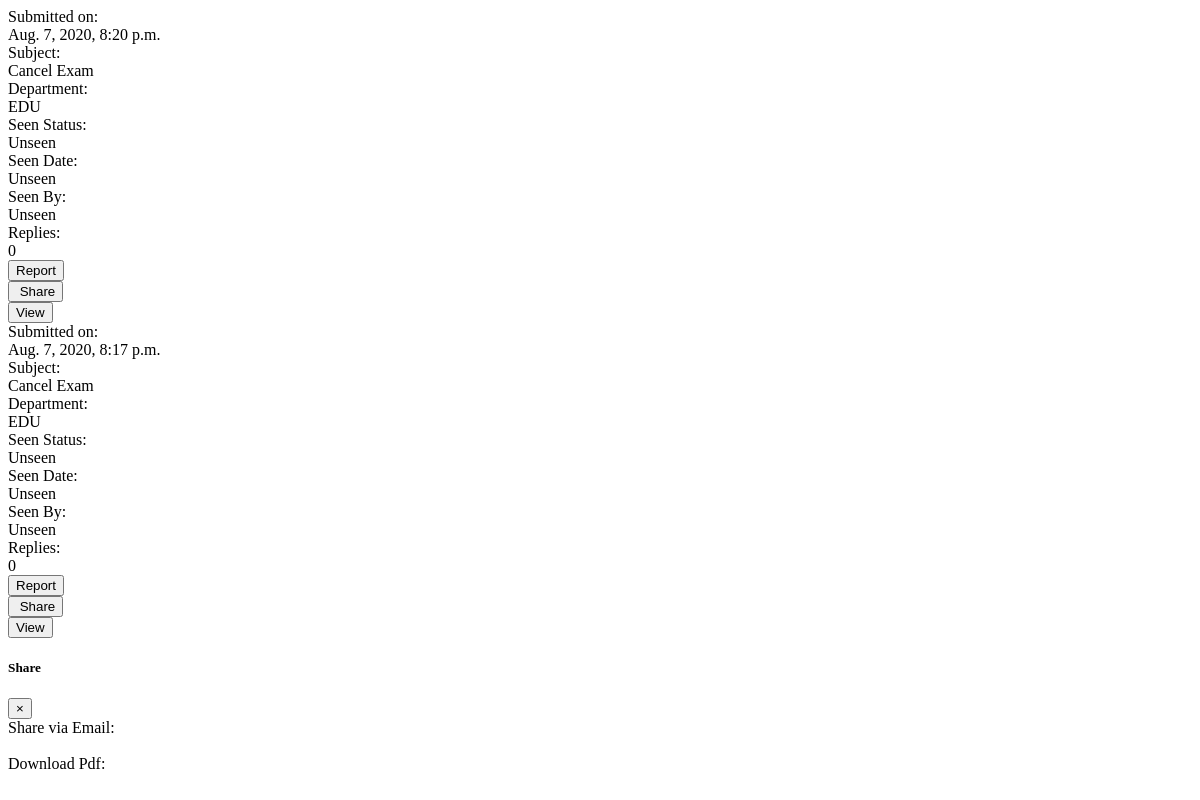
/complains/ (signed in), run on an earlier commit of the app's database.
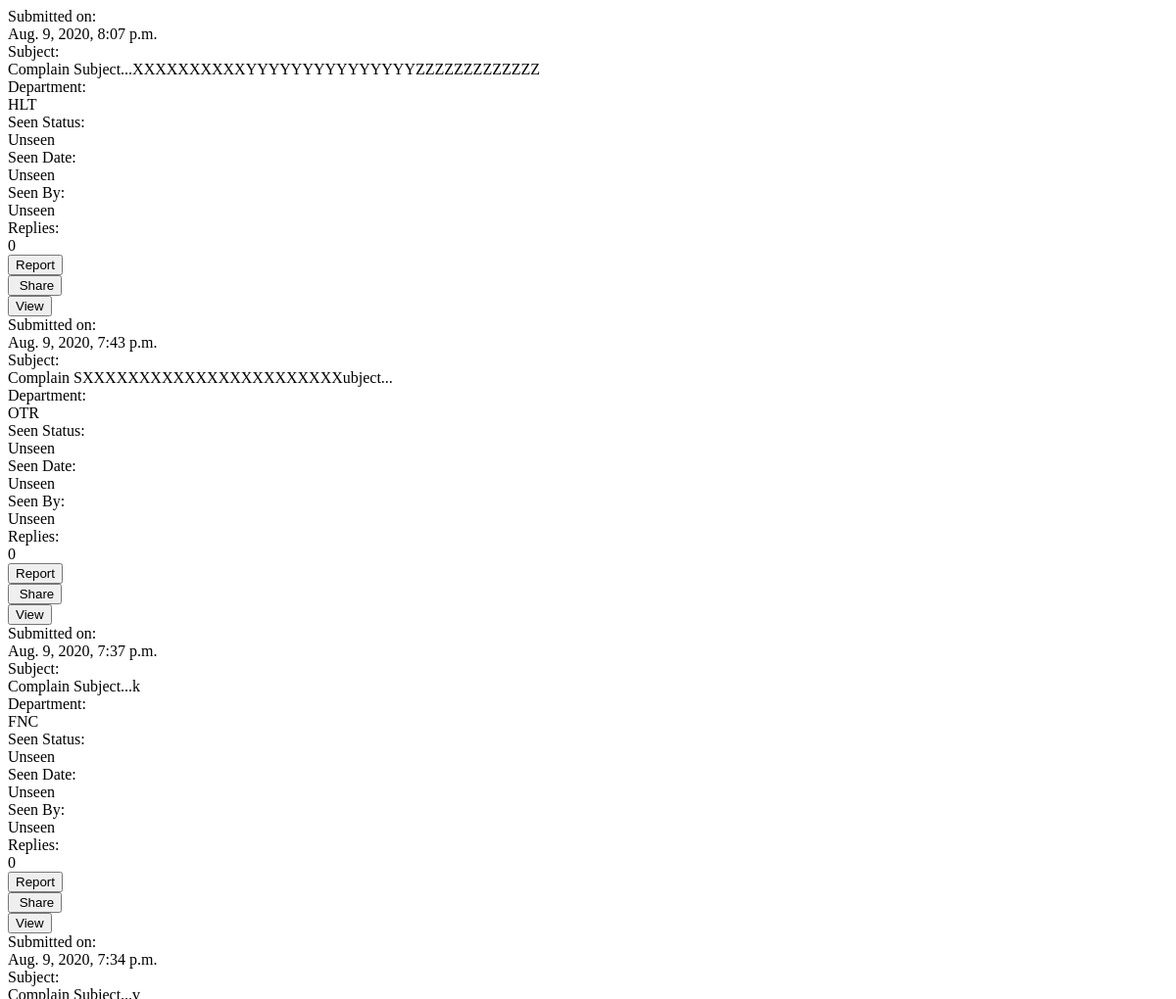
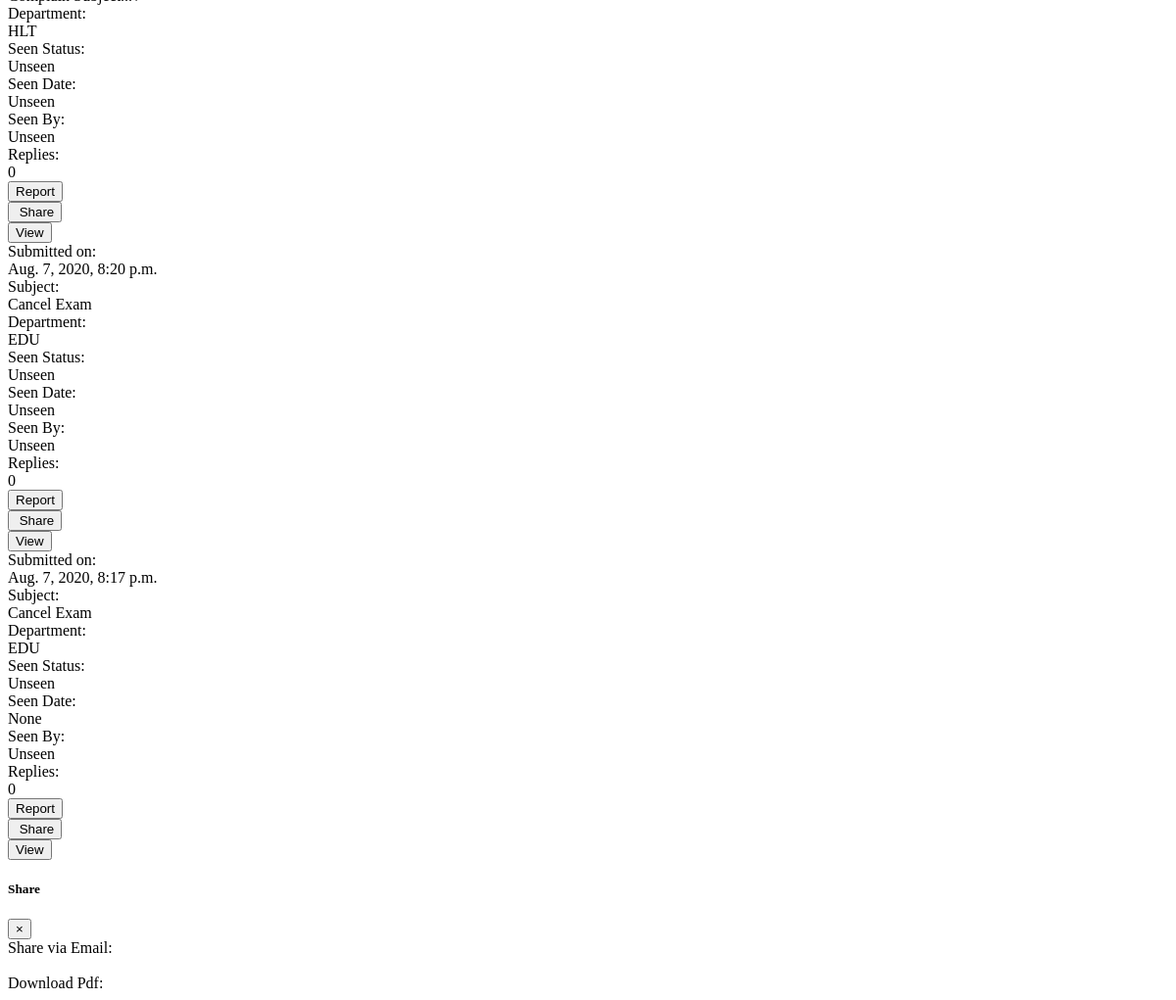
And on a later commit of the database (2 pictures, top to bottom).
### mainsite/models.py (models this page shows, shortened)
class Complain(models.Model):
    User_ID = models.ForeignKey(User, on_delete=models.CASCADE)
    DateTime=models.DateTimeField(default=datetime.datetime.now())
    Department=models.CharField(max_length=500)
    Subject=models.TextField()
    Body=models.TextField()
    Attachments=models.FileField(upload_to="User_Data")
    Priority=models.CharField(max_length=50)
    Seen_Status=models.CharField(max_length=50,default="Unseen")
    Seen_Date=models.CharField(max_length=50,default="Unseen")
    Seen_By=models.CharField(max_length=100,default="Unseen")
    Replies=models.CharField(max_length=50,default="0")

### mainsite/views.py (the view)
# urls.py: path('complains/', views.complains, name='complains'),
@login_required(login_url='login')
def complains(request):
    coms = Complain.objects.all().order_by('-DateTime')
    contex = {'complain': coms}
    return render(request, 'mainsite/complains_staff.html', contex)

### templates/mainsite/complains_staff.html (shortened to what this page needs)
<div class="compln">
    <div class="row">
        <div class="col-sm-12 col-md-6 coms">
            {%for Com in complain%}
            <div class="card complns">
                <div class="card-body">
                    <div class="row">
                        <div class="col">
                            Submitted on:
                        </div>
                        <div class="col com_lbl">
                            {{Com.DateTime}}
                        </div>
                    </div>
                    <div class="row">
                        <div class="col">
                            Subject:
                        </div>
                        <div class="col com_lbl">
                            {{Com.Subject}}
                        </div>
                    </div>
                    <div class="row">
                        <div class="col">
                            Department:
                        </div>
                        <div class="col com_lbl">
                            {{Com.Department}}
                        </div>
                    </div>
                    <div class="row">
                        <div class="col">
                            Seen Status:
                        </div>
                        <div class="col com_lbl ">
                            {{Com.Seen_Status}}
                        </div>
                    </div>
                    <div class="row">
                        <div class="col">
                            Seen Date:
                        </div>
                        <div class="col com_lbl">
                            {{Com.Seen_Date}}
                        </div>
                    </div>
                    <div class="row">
                        <div class="col">
                            Seen By:
                        </div>
                        <div class="col com_lbl">
                            {{Com.Seen_By}}
                        </div>
                    </div>
                    <div class="row">
                        <div class="col">
                            Replies:
                        </div>
                        <div class="col com_lbl">
                            {{Com.Replies}}
                        </div>
                    </div>
                </div>
                <div class="card-footer text-center">
                    <div class="row justify-content-center">
                        <div class="col ">
                            <button class="g-button">Report</button>
                        </div>
                        <div class="col ">
                            <button class="g-button"
                            data-toggle="modal" data-target="#exampleModalCenter" type="button" onclick="Share_mdl('{{Com.id}}')">&nbsp;Share</button>
                        </div>
                        <div class="col ">
                            <button class="g-button" id="view_com_staff{{Com.id}}" onclick="viewcomplain('{{Com.id}}')">View</button>
                        </div>
                    </div>
                </div>
            </div>
            {% endfor %}
        </div>
    </div>
</div>
<div class="modal fade" id="exampleModalCenter" tabindex="-1" role="dialog" aria-labelledby="exampleModalCenterTitle" aria-hidden="true">
  <div class="modal-dialog modal-dialog-centered"  role="document">
    <div class="modal-content">
      <div class="modal-header">
        <h5 class="modal-title" id="exampleModalLongTitle">Share</h5>
        <button type="button" class="close" data-dismiss="modal" aria-label="Close">
          <span aria-hidden="true">&times;</span>
        </button>
      </div>
      <div class="modal-body">
          <div class="row">
              <div class="col">Share via Email:</div>
          </div>
          <br>
          <div class="row">
              <div class="col">Download Pdf:</div>
          </div>
      </div>
    </div>
  </div>
</div>

What changed in the data, as far as the page shows it:
added Complain: DateTime "Aug. 9, 2020, 8:07 p.m.", Subject "Complain Subject...XXXXXXXXXXYYYYYYYYYYYYYYYZZZZZZZZZZZZZ", Department "HLT", Seen_Status "Unseen", Seen_Date "Unseen", Seen_By "Unseen", Replies "0"
added Complain: DateTime "Aug. 9, 2020, 7:43 p.m.", Subject "Complain SXXXXXXXXXXXXXXXXXXXXXXXubject...", Department "OTR", Seen_Status "Unseen", Seen_Date "Unseen", Seen_By "Unseen", Replies "0"
added Complain: DateTime "Aug. 9, 2020, 7:37 p.m.", Subject "Complain Subject...k", Department "FNC", Seen_Status "Unseen", Seen_Date "Unseen", Seen_By "Unseen", Replies "0"
added Complain: DateTime "Aug. 9, 2020, 7:34 p.m.", Subject "Complain Subject...v", Department "HLT", Seen_Status "Unseen", Seen_Date "Unseen", Seen_By "Unseen", Replies "0"
changed Complain: Seen_Date "Unseen" → "None"
